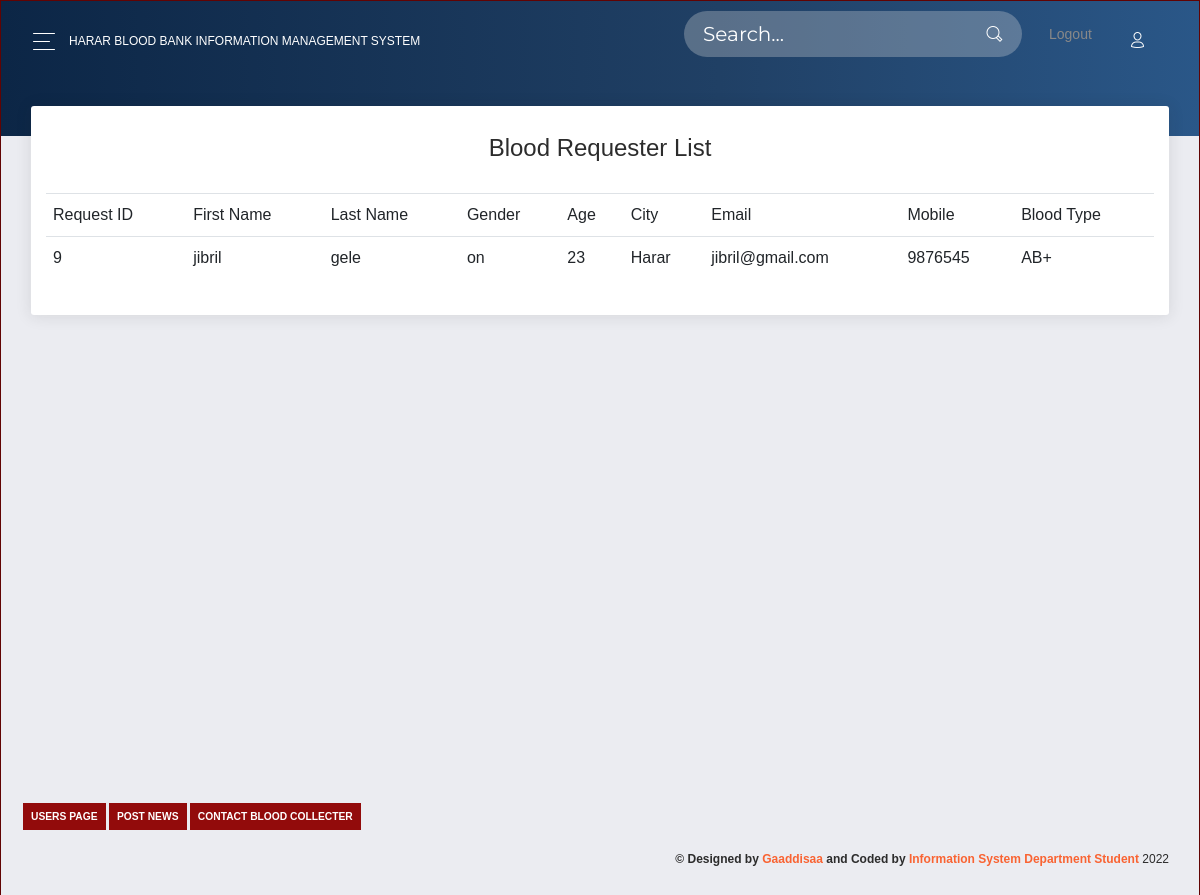
The page /reciepstList.php on the database its author committed.
### tables this page shows
CREATE TABLE `request` (
  `RequestID` int(11) NOT NULL,
  `firstname` varchar(50) NOT NULL,
  `lastname` varchar(50) NOT NULL,
  `Gender` varchar(10) NOT NULL,
  `Age` int(3) NOT NULL,
  `City` varchar(50) NOT NULL,
  `Email` varchar(50) NOT NULL,
  `Mobile` int(11) NOT NULL,
  `Blood_Type` varchar(50) NOT NULL,
  `message` varchar(255) NOT NULL
);

### reciepstList.php (the view)
<?php include 'container/header.php';
      include 'container/navbar.php';
?>
    <div class="panel-header panel-header-sm">
     </div>
      <div class="content">
        <div class="row">
          <div class="col-md-12">
            <div class="card">
              <div class="card-header">
                <h4 class="card-title"> Blood Requester List</h4>
              </div>
              <div class="card-body">
                <div class="table-responsive">
                  <table class="table">
                      <tr>
                      <td> Request ID </td>
                      <td> First Name </td>
                      <td> Last Name</td>
                      <td> Gender </td>
                      <td> Age </td>
                      <td> City </td>
                      <td> Email </td>
                      <td> Mobile </td>
                      <td> Blood Type </td>
                      </tr>
                  <?php
                    $DBname = "BloodBankDB";
                    $con = mysqli_connect("localhost","root","",$DBname);
                    if($con)
                    {
                      $select = "select *from request";
                      $row = mysqli_query($con,$select);
                      if($row)
                      {
                        while($values=mysqli_fetch_assoc($row))
                        {
                          echo "<tr><td>".$values["RequestID"]."</td> <td>".$values["firstname"]."</td><td>".$values["lastname"]."</td><td>".$values["Gender"]."</td><td>"
                          .$values["Age"]."</td><td>".$values["City"]."</td><td>".$values["Email"]."</td><td>".$values["Mobile"]."</td><td>".$values["Blood_Type"]."</td></tr>";
                        }
                      }
                      else
                      {
                        echo "There is no request yet!";
                      }
                    }
                  ?>
                  </table>
                </div>
              </div>
            </div>
          </div>
        </div>
      </div>
    <?php include 'container/footer.php'; ?>

### css/style.css (style rules this page uses)
body { margin:1px; padding:0; background-color:rgb(97, 3, 3); text-align:center; background-size:cover; background-position:center; font-family: sans-serif; }

### rows shown on the page
request: RequestID "9", firstname "jibril", lastname "gele", Gender "on", Age "23", City "Harar", Email "jibril@gmail.com", Mobile "9876545", Blood_Type "AB+"
